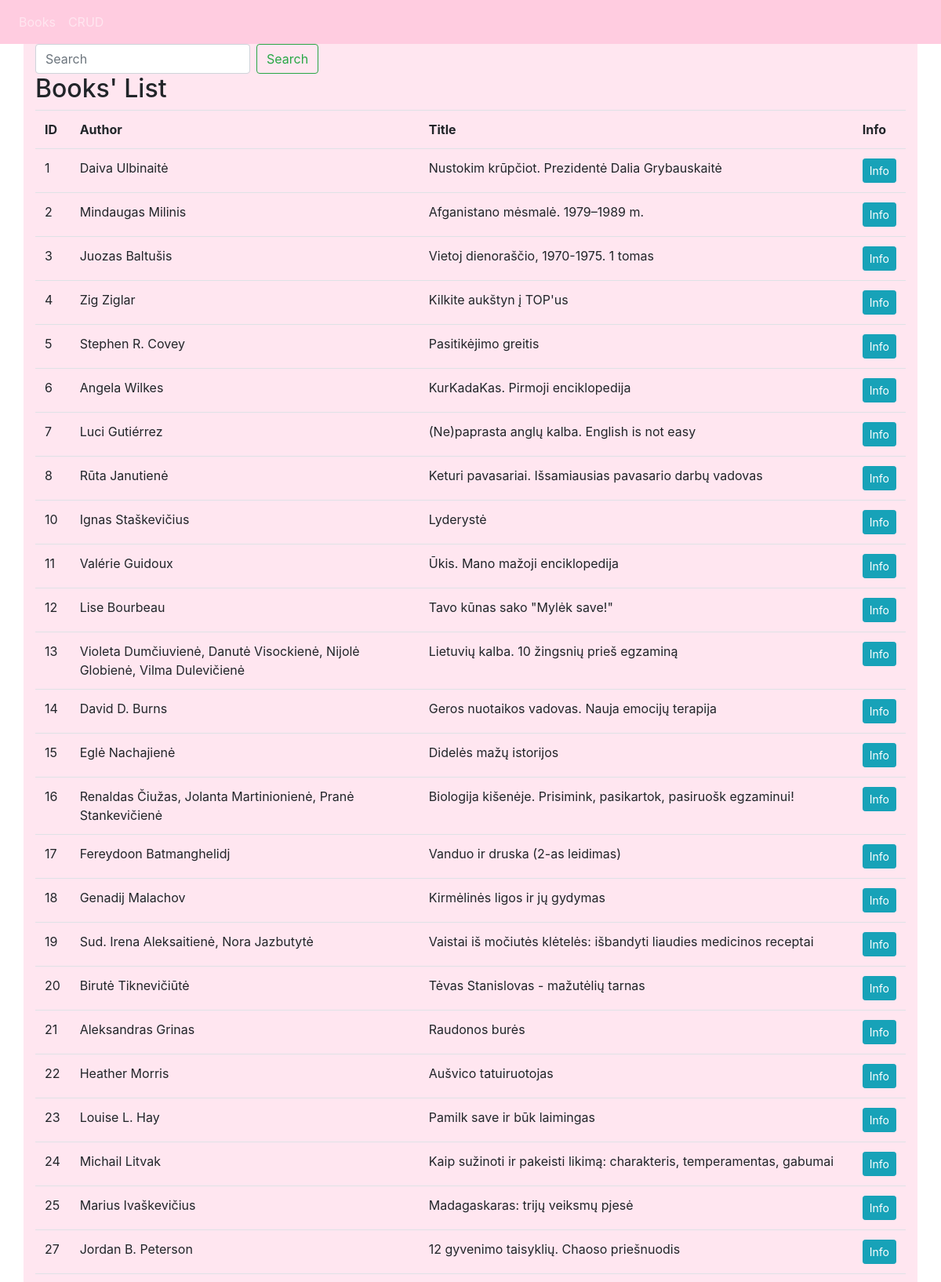
/books (upper part), run on the app's committed database.
### app.py (models this page shows, shortened)
class Book(db.Model):
    __searchable__ = ['author_name', 'title']
    id = db.Column(db.Integer, primary_key=True)
    author_name = db.Column(db.String(50), unique=False, nullable=False)
    title = db.Column(db.String(50), unique=False, nullable=False)
    press = db.Column(db.String(50), unique=False, nullable=False)
    year = db.Column(db.Integer, unique=False, nullable=False)
    pages = db.Column(db.Integer, unique=False, nullable=False)
    price = db.Column(db.Float, unique=False, nullable=False)

### app.py (the view)
@app.route("/")
@app.route("/books")
def books():
    data = Book.query.all()
    return render_template('books.html', Book=data)

### templates/books.html (shortened to what this page needs)
{% include "header.html" %}
<!DOCTYPE html>
<html>
<head>
	<link rel="stylesheet" href="https://stackpath.bootstrapcdn.com/bootstrap/4.3.1/css/bootstrap.min.css">
</head>
<body>
	{% block body %}
		<div class="container">
			<div class="row">
				<div class="col md-12">
					<form class="form-inline my-2 my-lg-0" method="GET" action="search">
			     		<input for="query" class="form-control mr-sm-2" type="search" placeholder="Search" aria-label="Search" name="query" id="query">
			      		<button class="btn btn-outline-success my-2 my-sm-0" type="submit">Search</button>
			    	</form>
					<h2>Books' List</h2>
					<table class="table table=striped">
						<tr>
							<th>ID</th>
							<th>Author</th>
							<th>Title</th>
							<th>Info</th>
						</tr>
							{% for book in Book %}
			                <tr>
			                    <td>{{book.id}}</td>
			                    <td>{{book.author_name}}</td>
			                    <td>{{book.title}}</td>
							<td>
								<a href="/about/{{ book.id }}" class="btn btn-info btn-sm">Info</a>
							</td>
						</tr>
							{% endfor  %}
					</table>
				</div>
			</div>
		</div>
	{% endblock %}
</body>
</html>

### templates/header.html (shortened to what this page needs)
<!DOCTYPE html>
	<html>
		<head>
		    <link rel="stylesheet" href="https://stackpath.bootstrapcdn.com/bootstrap/4.3.1/css/bootstrap.min.css">
		</head>
		<body>
			<header>
				<nav class="navbar navbar-expand-lg navbar-dark bg-company-red" style="background-color:  #ffcce0;">
				  	<div class="collapse navbar-collapse" id="navbarSupportedContent">
				    	<ul class="navbar-nav mr-auto">
				      		<li class="nav-item">
				       			<a class="nav-link" href="/books">Books</a>
				     		</li>
				     		<li class="nav-item">
				       			<a class="nav-link" href="/crud">CRUD</a>
				     		</li>
				    	</ul>
				  	</div>
				</nav>
			</header>
		</body>
	</html>

### templates/header.html (style rules this page uses)
.container { background-color: #ffe6f0; }

### data on the page
Book: id "1", author_name "Daiva Ulbinaitė", title "Nustokim krūpčiot. Prezidentė Dalia Grybauskaitė"
Book: id "2", author_name "Mindaugas Milinis", title "Afganistano mėsmalė. 1979–1989 m."
Book: id "3", author_name "Juozas Baltušis", title "Vietoj dienoraščio, 1970-1975. 1 tomas"
Book: id "4", author_name "Zig Ziglar", title "Kilkite aukštyn į TOP'us"
Book: id "5", author_name "Stephen R. Covey", title "Pasitikėjimo greitis"
Book: id "6", author_name "Angela Wilkes", title "KurKadaKas. Pirmoji enciklopedija"
Book: id "7", author_name "Luci Gutiérrez", title "(Ne)paprasta anglų kalba. English is not easy"
Book: id "8", author_name "Rūta Janutienė", title "Keturi pavasariai. Išsamiausias pavasario darbų vadovas"
Book: id "10", author_name "Ignas Staškevičius", title "Lyderystė"
Book: id "11", author_name "Valérie Guidoux", title "Ūkis. Mano mažoji enciklopedija"
Book: id "12", author_name "Lise Bourbeau", title "Tavo kūnas sako \"Mylėk save!\""
Book: id "13", author_name "Violeta Dumčiuvienė, Danutė Visockienė, Nijolė Globienė, Vilma Dulevičienė", title "Lietuvių kalba. 10 žingsnių prieš egzaminą"
Book: id "14", author_name "David D. Burns", title "Geros nuotaikos vadovas. Nauja emocijų terapija"
Book: id "15", author_name "Eglė Nachajienė", title "Didelės mažų istorijos"
Book: id "16", author_name "Renaldas Čiužas, Jolanta Martinionienė, Pranė Stankevičienė", title "Biologija kišenėje. Prisimink, pasikartok, pasiruošk egzaminui!"
Book: id "17", author_name "Fereydoon Batmanghelidj", title "Vanduo ir druska (2-as leidimas)"
Book: id "18", author_name "Genadij Malachov", title "Kirmėlinės ligos ir jų gydymas"
Book: id "19", author_name "Sud. Irena Aleksaitienė, Nora Jazbutytė", title "Vaistai iš močiutės klėtelės: išbandyti liaudies medicinos receptai"
Book: id "20", author_name "Birutė Tiknevičiūtė", title "Tėvas Stanislovas - mažutėlių tarnas"
Book: id "21", author_name "Aleksandras Grinas", title "Raudonos burės"
Book: id "22", author_name "Heather Morris", title "Aušvico tatuiruotojas"
Book: id "23", author_name "Louise L. Hay", title "Pamilk save ir būk laimingas"
Book: id "24", author_name "Michail Litvak", title "Kaip sužinoti ir pakeisti likimą: charakteris, temperamentas, gabumai"
Book: id "25", author_name "Marius Ivaškevičius", title "Madagaskaras: trijų veiksmų pjesė"
Book: id "27", author_name "Jordan B. Peterson", title "12 gyvenimo taisyklių. Chaoso priešnuodis"
